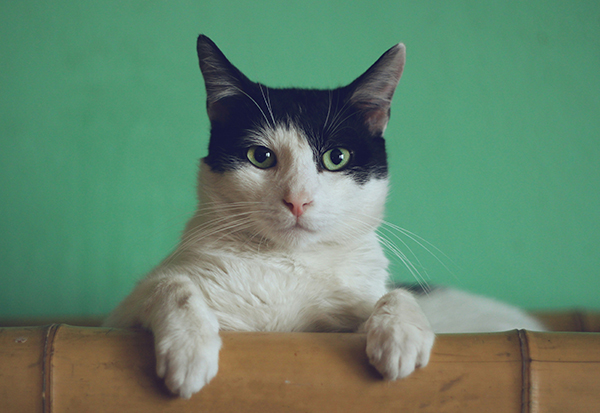
#> input picture OpenCVImageTranslation/Cat1.jpg, 600 x 413 px
$ python rotated.py
#> lines starting #> are read from the running program, lines starting #| are printed output that depends on the picture
import cv2 as cv
import numpy as np

img= cv.imread('Cat1.jpg')
#> img is the input picture: shape (413, 600, 3); mean B, G, R 108.4, 133.2, 99.7

cv.imshow('Image',img)

def rotate(img,angle,rotPoint=None):
#> called with angle = -45
    (height, width)= img.shape[:2]
#> height = 413; width = 600
    if rotPoint is None:
        rotPoint = (width//2, height//2)
#> rotPoint = (300, 206)

    rotMat= cv.getRotationMatrix2D(rotPoint, angle, 1.0)
    dimention = (width, height)
#> dimention = (600, 413)

    return cv.warpAffine(img, rotMat, dimention)
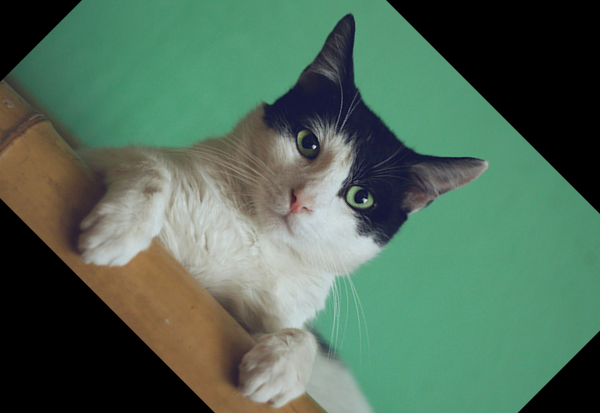
#> returned value: shape (413, 600, 3); mean of channels 0, 1, 2 88.2, 106.4, 79.7; drawn as B, G, R

rotated= rotate(img, -45)
rotated2= rotate(img, 45)
#> call 2 of rotate, with angle = 45
#> in rotate (call 2), `return cv.warpAffine(img, rotMat, dimention)`:
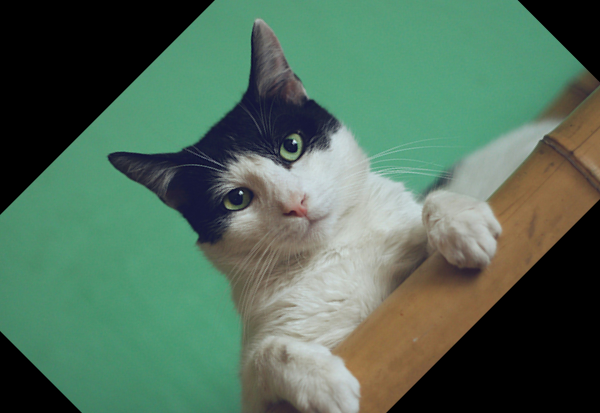
#> returned value: shape (413, 600, 3); mean of channels 0, 1, 2 89, 107.7, 81; drawn as B, G, R

cv.imshow("Rotated", rotated)
cv.imshow("Rotated2", rotated2)


cv.waitKey(0)
